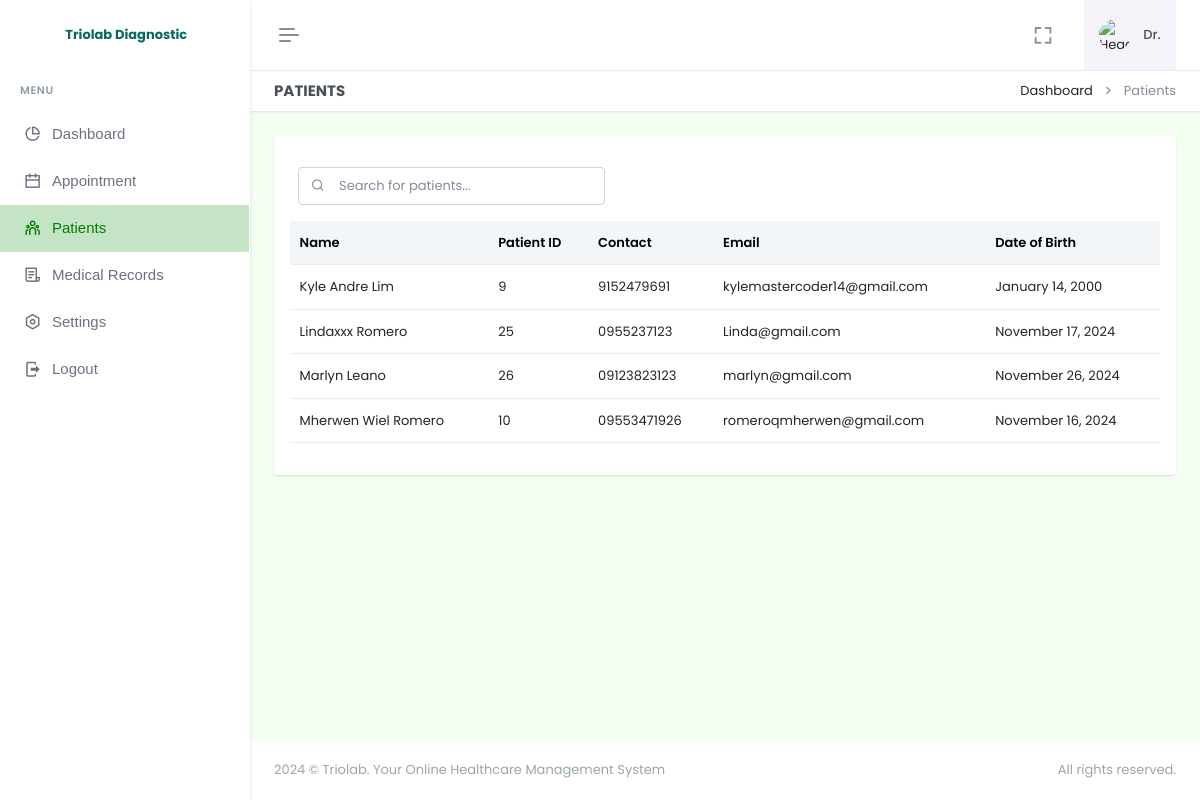
/doctor/patients.php (signed in), run on an earlier commit of the app's database.
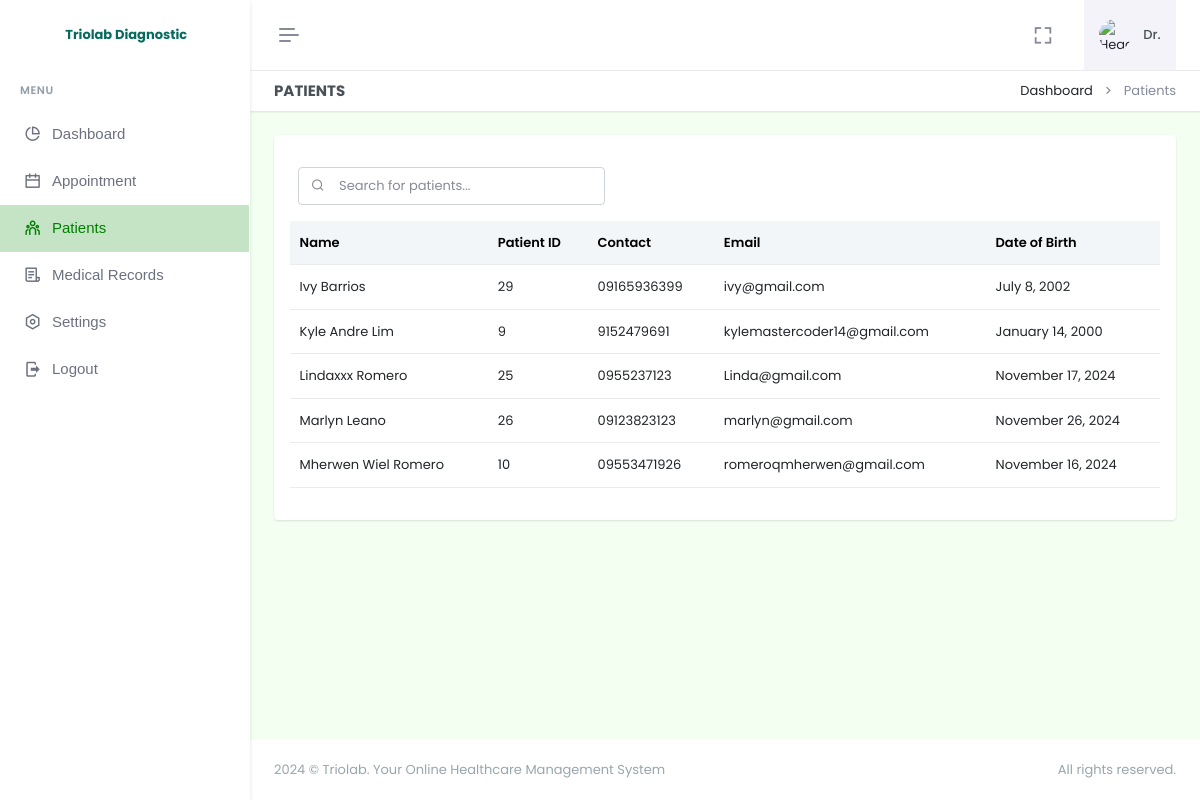
And on a later commit of the database.
### tables this page shows
CREATE TABLE `patient` (
  `id` int(11) NOT NULL AUTO_INCREMENT,
  `firstname` varchar(255) NOT NULL,
  `lastname` varchar(255) NOT NULL,
  `email` varchar(255) NOT NULL,
  `age` int(255) NOT NULL,
  `sex` varchar(255) NOT NULL,
  `dob` varchar(255) DEFAULT NULL,
  `birthplace` varchar(255) DEFAULT NULL,
  `contact` varchar(255) DEFAULT NULL,
  `password` varchar(255) NOT NULL,
  `province` varchar(255) DEFAULT NULL,
  `city` varchar(255) DEFAULT NULL,
  `barangay` varchar(255) DEFAULT NULL,
  `street` varchar(255) DEFAULT NULL,
  `date_added` timestamp NOT NULL DEFAULT current_timestamp(),
  PRIMARY KEY (`id`)
);

### doctor/patients.php (the view, shortened to what the changed rows need)
<!doctype html>
<html lang="en" data-layout="vertical" data-topbar="light" data-sidebar="light" data-sidebar-size="lg" data-sidebar-image="none" data-preloader="disable" data-theme="default" data-theme-colors="green">
<head>
    <link rel="stylesheet" href="https://cdn.jsdelivr.net/npm/flatpickr/dist/flatpickr.min.css">
    <link href="assets/css/bootstrap.min.css" rel="stylesheet" type="text/css" />
    <link href="assets/css/icons.min.css" rel="stylesheet" type="text/css" />
    <link href="assets/css/app.min.css" rel="stylesheet" type="text/css" />
    <link href="assets/css/custom.min.css" rel="stylesheet" type="text/css" />
    <link rel="stylesheet" href="assets/css/sweetalert.css">
</head>
<body style="background-color: #F2FFF1">
    <div id="layout-wrapper">
        <?php require "header.php"; ?>
        <div class="main-content">
            <div class="page-content">
                <div class="container-fluid">
                    <div class="row">
                        <div class="col-12">
                            <div class="card">
                                <div class="card-body">
                                    <table class="table align-middle table-nowrap" id="patientTable">
                                        <thead class="table-light">
                                            <tr>
                                                <th>Name</th>
                                                <th>Patient ID</th>
                                                <th>Contact</th>
                                                <th>Email</th>
                                                <th>Date of Birth</th>
                                            </tr>
                                        </thead>
                                        <tbody class="list">
                                            <?php
                                            $selectPatient = $pdo->prepare("
                                                SELECT *
                                                FROM patient
                                                ORDER BY firstname ASC
                                            ");
                                            $selectPatient->execute();
                                            if ($selectPatient->rowCount() > 0) {
                                                while ($row = $selectPatient->fetch(PDO::FETCH_ASSOC)) {
                                                    $fullname = htmlspecialchars($row['firstname']) . " " . htmlspecialchars($row['lastname']);
                                                    $formattedDate = date("F j, Y", strtotime($row['dob']));
                                            ?>
                                                    <tr>
                                                        <td><?= $fullname; ?></td>
                                                        <td><?= htmlspecialchars($row['id']); ?></td>
                                                        <td><?= htmlspecialchars($row['contact']); ?></td>
                                                        <td><?= htmlspecialchars($row['email']); ?></td>
                                                        <td><?= $formattedDate; ?></td>
                                                    </tr>
                                                <?php
                                                }
                                            }
                                            ?>
                                        </tbody>
                                    </table>
                                </div>
                            </div>
                        </div>
                    </div>
                </div>
            </div>
        </div>
    </div>
</body>
</html>

What changed in the data, as far as the page shows it:
added patient: fullname "Ivy Barrios", id "29", contact "09165936399", email "ivy@gmail.com", dob "July 8, 2002"
